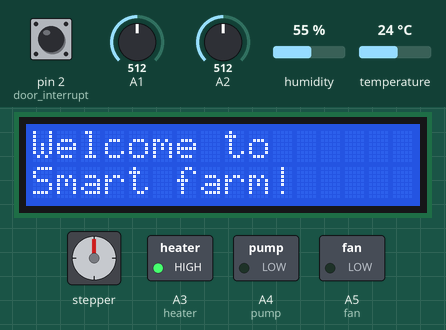
This sketch was run on a simulated Arduino Uno, built with avr-gcc and run on an emulated ATmega328P. Shown: 16×2 character LCD, stepper motor, switched loads named in the sketch (green lamp = pin HIGH). Inputs (shaded band) come from the test bench; at power-on: A2 = 512, humidity 55 %, temperature 24 °C, A1 = 512, pin 2 (door_interrupt) HIGH. Stepper angles assume 256 steps per turn; pins used as bus, display or sensor lines are not drawn.

Above: at 1.2 s.
1.3 s: A2 set to 483
At 3.5 s:
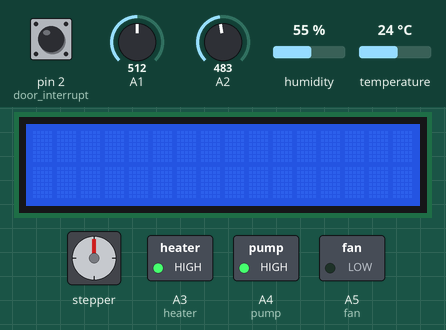
3.8 s: A2 set to 510
At 5.8 s:
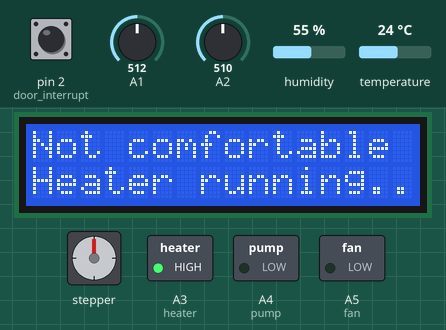
6.9 s: humidity set to 59 %
At 7.23 s:
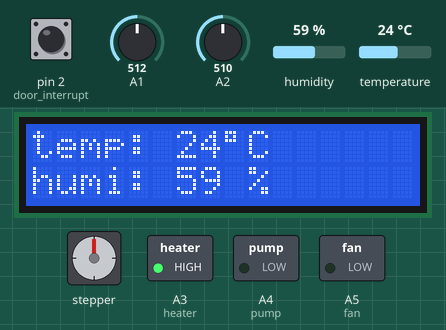
9.9 s: humidity set to 62 %
At 13.19 s:
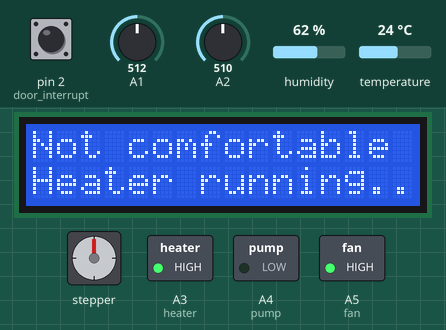
13.8 s: temperature set to 26 °C
At 14.33 s:
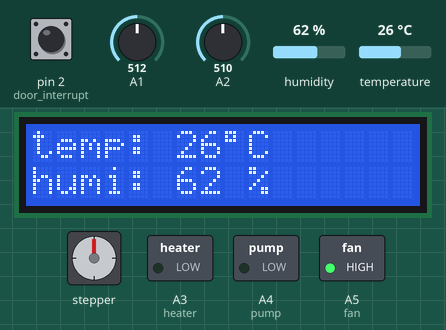
16.3 s: A1 set to 50
Timing chart, 0 to 22.6 s (numbered marks = the images above; inputs shaded):
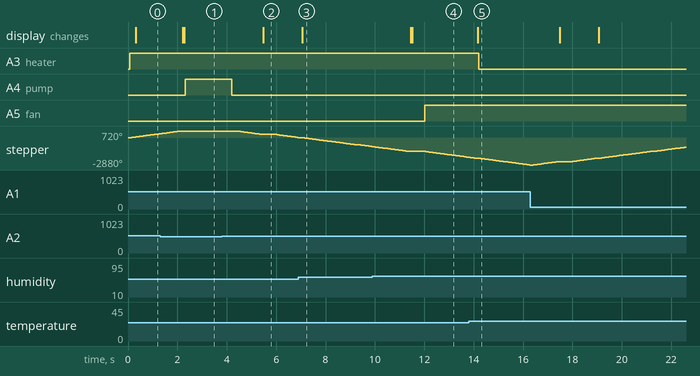

Measured:
- the behaviour switches between 500 and 499 on A2 (found by bisection; images 0 and 1)
- the behaviour switches between 60 and 61 % on humidity (found by bisection; images 3 and 4)
- the behaviour switches between 24 and 25 °C on temperature (found by bisection; images 4 and 5)
- after the input at 1.3 s, A4 (pump): LOW → HIGH after 1.0 s; stepper: goes on until 2.1 s, then stays 720°; the display: first differs from a run without the input after 0.97 s (image 1)
- after the input at 3.8 s, A4 (pump): HIGH → LOW after 0.40 s; stepper: turns 360° counter-clockwise in 1.0 s, then 331° counter-clockwise in 0.91 s; the display: changes after 1.7 s (image 2)
- after the input at 6.9 s, the display: changes after 0.16 s (image 3)
- after the input at 9.9 s, A5 (fan): LOW → HIGH after 2.1 s; the display: first changes after 1.6 s (image 4 shows a later state)
- after the input at 13.8 s, A3 (heater): HIGH → LOW after 0.42 s; the display: changes after 0.36 s (image 5)

The sketch:

smart_farm.ino
```cpp
#include <arduino-timer.h>          // timer interrupt.
#include <LiquidCrystal_74HC595.h>  // LCD display: Shift resistor use.
#include <SPI.h>                    // LCD display Shift resistor use.
#include <DHT11.h>                  // Temperature & Humidity sensor.
#include <Servo.h>                  // Servo motor.
#include <Stepper.h>                // Stepper motor.
#include <SoftwareSerial.h>         // Blue_Tooth header file.

#define DS 13                       // Shift resistor pin set ↓
#define SHCP 11
#define STCP 12
#define RS 1
#define E 3
#define D4 4
#define D5 5
#define D6 6
#define D7 7                        // Shift resistor pin set end.
#define heater A3                   // heater(led) pin set.
#define pump A4                     // pump motor pin set.
#define fan A5                      // fan motor pin set.
#define door_interrupt 2            // door interrupt switch pin set.

const int stroke = 256;             // Sunshade 1 cycle stroke.
int angle=0;                        // Servo motor 1 cycle.
int motorstate = 3;
float temp=0.0, humi=0.0;
int sunshine=120;                   //sunshine inite
int moisture=550;                   //moisture inite
int h_master, f_master, p_master, s_master=0; // heater, fan, pump, sunshades master declare a variable.
int master=0;
int sum=0;
int temp1=0;

DHT11 dht11(A0);                                              // Temperature and Humidity sensor(DHT11) Pin Set.
LiquidCrystal_74HC595 lcd(13, 11, 12, RS, E, D4, D5, D6, D7); // DS, SHCP, STCP, RS, E, D4, D5, D6, D7
Stepper Sunshades(stroke,10,8,9,7);                           // IN4, IN2, IN3, IN1
Servo door;
SoftwareSerial BTSerial(5,4); // TX, RX

// timer function ↓
auto timer1 = timer_create_default();       // create a timer with default settings.

void setup() {
  BTSerial.begin(9600);

  pinMode(heater, OUTPUT);
  pinMode(fan, OUTPUT);
  pinMode(pump, OUTPUT);
  pinMode(door_interrupt, INPUT_PULLUP);
  Sunshades.setSpeed(60);                  // Stepper motor speed.
  door.write(5);                        // Door pos reset.
  delay(5);
  analogWrite(6, 60);                       // LCD 명암, 값이 낮을수록 밝아짐.

  lcd.begin(16,2);
  lcd.setCursor(0,0);
  lcd.print("Welcome to");
  lcd.setCursor(0,1);
  lcd.print("Smart farm!");

// timer set
// call the function every 2000, 5000 millis (2, 5 second)

  timer1.every(2000, All_sensing);
  timer1.every(5000, lcddisplay_sensing);

// interrupt
  attachInterrupt(digitalPinToInterrupt(door_interrupt),door_control,FALLING); //도어 인터럽트
}

void All_sensing()
{
  if(master==0||master==1) {
    if(dht11.read(humi, temp)==0)  //Temperature & Humidity sensing.
    {
      lcd.clear();
      lcd.setCursor(0,0);
      lcd.print("temp: ");
      lcd.print(temp,0);
      lcd.write(223);
      lcd.print("C");
      lcd.setCursor(0,1);
      lcd.print("humi: ");
      lcd.print(humi,0);
      lcd.print(" %");

      BTSerial.print(temp);
      BTSerial.print("℃");
      BTSerial.print("                                 ");
      BTSerial.print(humi);
      BTSerial.print("％");
    }
    sunshine = analogRead(A1);    //Illuminance sensing.
    sum=sum+sunshine;
    temp1++;
  }
  moisture = analogRead(A2);    //Moisture sensing.
}

void lcddisplay_sensing()
{
  if(master==0){
    if(digitalRead(heater) == HIGH)
    {
        lcd.clear();
        lcd.setCursor(0,0);
        lcd.print("Not comfortable");
        lcd.setCursor(0,1);
        lcd.print("Heater running..");
        delay(500);
    }

    if(digitalRead(pump) == HIGH)
    {
        lcd.clear();
        lcd.setCursor(0,0);
        lcd.print("Not comfortable");
        lcd.setCursor(0,1);
        lcd.print("pump running..");
        delay(500);
    }

    if(digitalRead(fan) == HIGH)
    {
        lcd.clear();
        lcd.setCursor(0,0);
        lcd.print("Not comfortable");
        lcd.setCursor(0,1);
        lcd.print("fan running..");
        delay(500);
    }
  }
}

void heater_control()
{
  if(master==1){                    // blue_tooth master mode
    if(h_master==1){
      digitalWrite(heater, HIGH);
    }else if(h_master==0){
      digitalWrite(heater, LOW);
    }
  }
  else if(master==0){
    if(temp < 25) {
      digitalWrite(heater, HIGH);
      h_master=1;
    }
    else {
      h_master=0;
      digitalWrite(heater, LOW);
    }
  }
}

void fan_control()
{
  if(master==1){
     if(f_master==1){
      digitalWrite(fan, HIGH);
    }else if(f_master==0){
      digitalWrite(fan, LOW);
    }
  }
  else if(master==0){
    if(humi >60)
    {
      f_master=1;
      digitalWrite(fan, HIGH);
    }
    else if(humi <30)
    {
      f_master=0;
      digitalWrite(fan, LOW);
    }
  }
}

void pump_control()
{
    if(master==1){
     if(p_master==1){
      lcd.clear();
      delay(50);
      digitalWrite(pump, HIGH);
      delay(50);
    } else if(p_master==0){
      digitalWrite(pump, LOW);
      delay(100);
      lcd.begin(16,2);
      delay(50);
    }
  }
    else if(master==0||master==3||master==2){
      if(moisture < 500)
    {

       master=2;
       lcd.clear();
       delay(50);
       if(master==2&&(digitalRead(pump)==LOW)) {
       p_master=1;
       digitalWrite(pump, HIGH);


       delay(50);
       master=3;
       }
    }
    else
    {
      if(master==2&&(digitalRead(pump)==HIGH)) {
       p_master=0;
       digitalWrite(pump, LOW);
       delay(100);
       lcd.begin(16,2);
       delay(50);
       master=0;
      }
    }
  }
}

void sunshades_control()
{
  if(master==1){
     if(s_master==1)
     {
        Sunshades.step(-stroke);  // up
        delay(100);
      }
    else if(s_master==2)
    {
        Sunshades.step(stroke);   // down
        delay(100);
      }
      else if(s_master==0)
      {
        Sunshades.step(0);
      }
     }
  else if(master==0)
  {
  if(sunshine > 360) // Blind UP
    {
        Sunshades.step(-stroke);
        delay(50);
    }

    else if(sunshine < 140) // Blind DOWN
    {
        Sunshades.step(stroke);
        delay(50);
    }

    else if(sunshine > 140 && sunshine < 360)
      {
        Sunshades.step(0);
      }
  }
}

void door_control()  // interrupt function
{
  delayMicroseconds(100);
  if(digitalRead(door_interrupt)==LOW){
      if(motorstate == 3)
      {
        motorstate=0;
      }
      else if(motorstate == 4)
      {
        motorstate= 1;
      }
  }
}

void blue_tooth()
{
    char ch = BTSerial.read();

    switch(ch) {
     case 0:
       h_master = 1;
       f_master = 1;
       p_master = 1;
       s_master = 1;
       break;

     case 1:
      h_master = 0;
      f_master = 0;
      p_master = 0;
      s_master = 0;
      break;

    case 2:
      h_master=1;
      break;

    case 3:
      h_master=0;
      break;

    case 4:
      f_master=1;
      break;

    case 5:
      f_master=0;
      break;

    case 6:
      p_master=1;
      break;

    case 7:
      p_master=0;
      break;

    case 8:
      s_master=1;
      break;

    case 9:
      s_master=2;
      break;

    case 10:
       s_master=0;
       break;

    case 11:
      master=0;
      break;

    case 12:
      master=1;
      h_master = 0;
      f_master = 0;
      p_master = 0;
      s_master = 0;
      break;

  }
}

void loop() {

    timer1.tick(); //All_sensing. //lcddisplay_sensing.

      if (motorstate==0)
      {
          door.attach(3);
          delay(2);

            for(angle=0; angle<140; angle++)
            {
                door.write(angle);
                delay(20);
            }
          motorstate=4;
          door.detach();
      }

      else if (motorstate==1)
      {
          door.attach(3);
          delay(2);

            for(angle=140; angle>0; angle--)
            {
                door.write(angle);
                delay(20);
            }
          motorstate=3;
          door.detach();
      }

if(BTSerial.available()>0) {
  blue_tooth();
}
    heater_control();
    fan_control();
    pump_control();
    sunshades_control();
}
```
